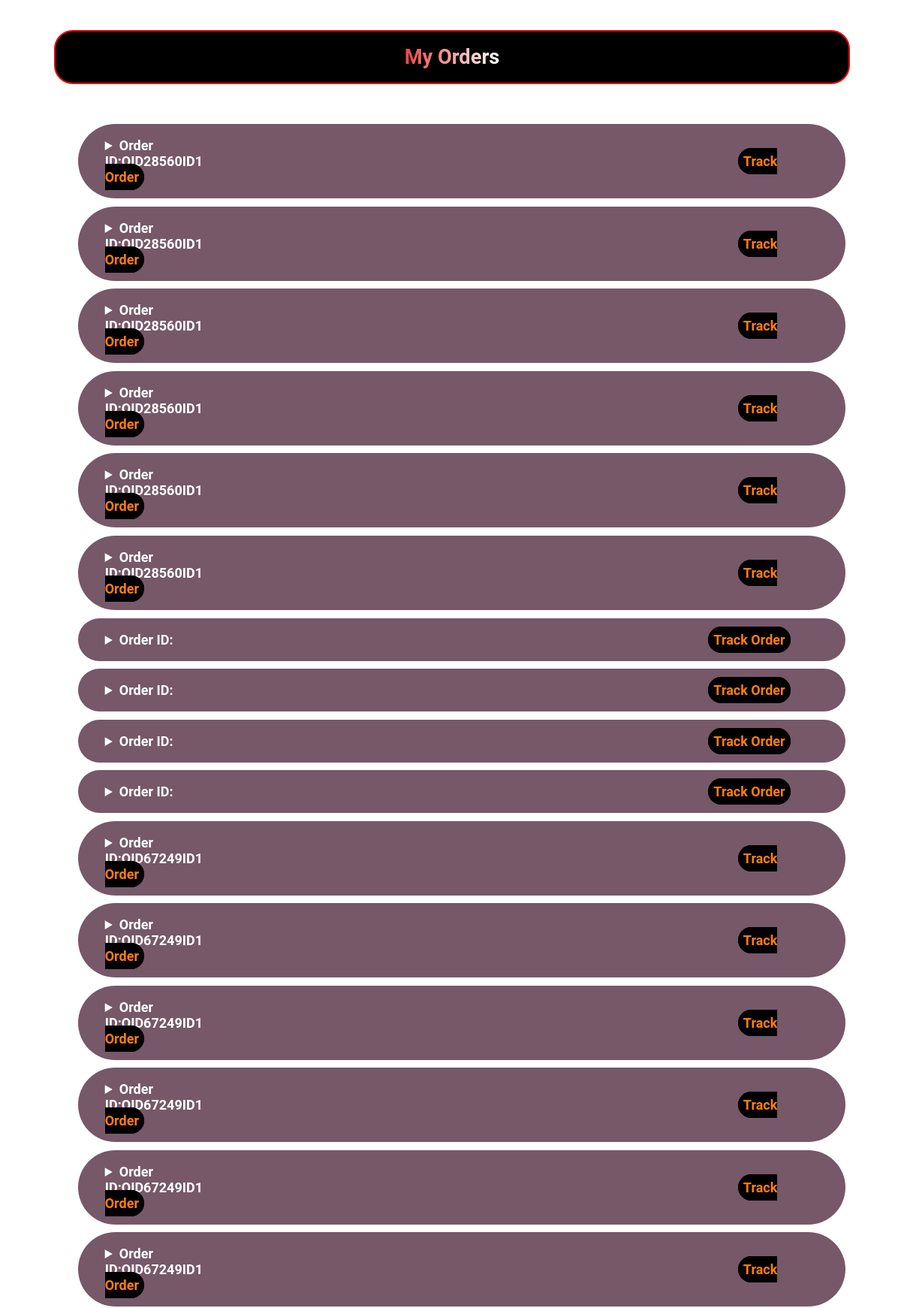
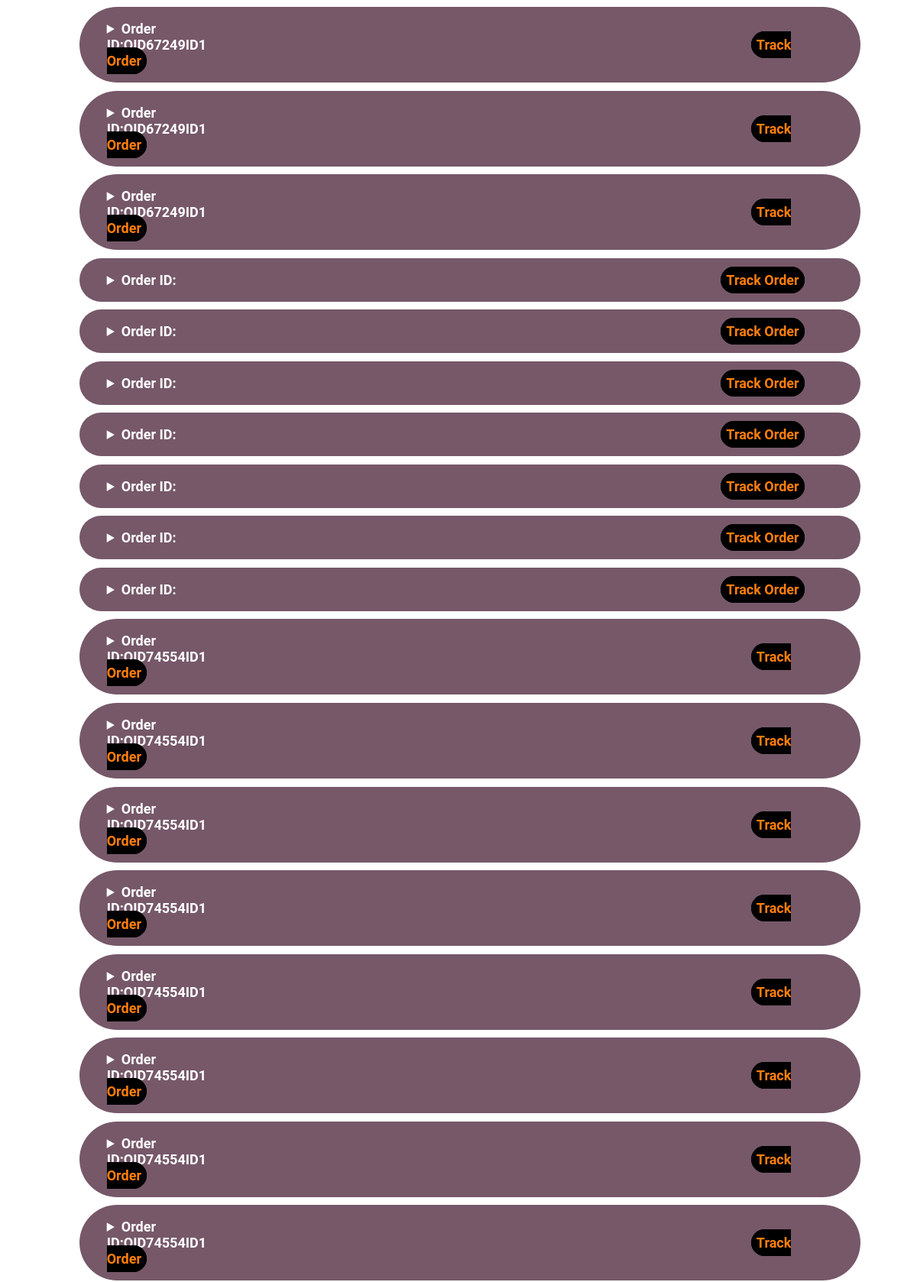
The app's page /dashboard/Orders/index.php (signed in, upper part) with its own data (2 pictures, top to bottom).
### tables this page shows
CREATE TABLE `orders` (
  `oid` int(25) NOT NULL,
  `cid` int(11) NOT NULL,
  `orderid` varchar(255) NOT NULL,
  `total` varchar(255) NOT NULL,
  `images_names` varchar(255) NOT NULL,
  `images_details` varchar(255) NOT NULL,
  `statuss` varchar(25) NOT NULL,
  `txnid` int(8) NOT NULL,
  `dt` date NOT NULL DEFAULT current_timestamp()
);

### dashboard/Orders/index.php (the view, shortened to what this page needs)
<!DOCTYPE html>
<html lang="en">
<head>
    <link rel="stylesheet" href="css/order.css">
</head>
<body>
    <div class="txtt">
        <h1>My Orders</h1>
    </div>
</body>
</html>
<?php
require 'DB/config.php';
if (isset($_SESSION['username']) && isset($_SESSION['id'])) {
    $username = $_SESSION['username'];
    $userId = $_SESSION['id'];
}
$customer_id = $userId;
$sql = "SELECT * FROM orders WHERE cid = ?";
$stmt = $conn->prepare($sql);
$stmt->bind_param("i", $customer_id);
$stmt->execute();
$result = $stmt->get_result();
if ($result) {
    if ($result->num_rows > 0) {
        while ($row = $result->fetch_assoc()) {
            $order_id = $row['orderid'];
            echo "<details>";
            echo '<summary class="button">Order ID:'. $order_id .'<a href="status/index.php?order_id='.$order_id.'" id="track-order">Track Order</a></summary>';
            echo "</details>";
        }
    } else {
        echo "<center>Orders for Customer: " . $username . "</center>";
        echo "No orders found!";
    }
} else {
    echo "Query error: " . $stmt->error;
}
?>

### dashboard/Orders/css/order.css (style rules this page uses)
body { padding: 2em 4em; font-family: Roboto, sans-serif; }
.button { margin-left: 3%; width: 90%; font-weight: bold; padding: 1em 2em; font-size: 18px; background: #765869; border-radius: 3em; color: white; cursor: pointer; margin-top: 1%; }
.txtt { margin-bottom: 5%; width: 100%; border: 2px solid rgb(255, 0, 0); text-align: center; background-color: rgb(0, 0, 0); border-radius: 25px; }
#track-order { margin-left: 75%; text-decoration: none; color: rgb(255, 126, 13); border: 2px solid black; border-radius: 25px; font-size: 18px; background-color: black; padding: 5px; }
h1 { display: inline-block; font-size: 1.7rem; background-image: linear-gradient(to right, #ed4545, #ffffff); -webkit-background-clip: text; color: transparent; }

### records on screen
orders: orderid "OID28560ID1"
orders: orderid "OID28560ID1"
orders: orderid "OID28560ID1"
orders: orderid "OID28560ID1"
orders: orderid "OID28560ID1"
orders: orderid "OID28560ID1"
orders: orderid "OID67249ID1"
orders: orderid "OID67249ID1"
orders: orderid "OID67249ID1"
orders: orderid "OID67249ID1"
orders: orderid "OID67249ID1"
orders: orderid "OID67249ID1"
orders: orderid "OID67249ID1"
orders: orderid "OID67249ID1"
orders: orderid "OID67249ID1"
orders: orderid "OID74554ID1"
orders: orderid "OID74554ID1"
orders: orderid "OID74554ID1"
orders: orderid "OID74554ID1"
orders: orderid "OID74554ID1"
orders: orderid "OID74554ID1"
orders: orderid "OID74554ID1"
orders: orderid "OID74554ID1"
